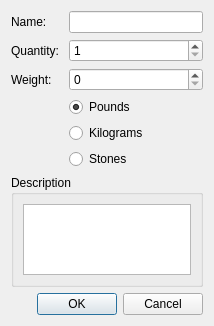
<?xml version="1.0" encoding="UTF-8"?>
<ui version="4.0">
 <class>Dialog</class>
 <widget class="QDialog" name="Dialog">
  <property name="geometry">
   <rect>
    <x>0</x>
    <y>0</y>
    <width>214</width>
    <height>326</height>
   </rect>
  </property>
  <property name="windowTitle">
   <string>Misc Item Entry</string>
  </property>
  <layout class="QGridLayout" name="gridLayout_2">
   <item row="0" column="0">
    <widget class="QLabel" name="label">
     <property name="text">
      <string>Name: </string>
     </property>
    </widget>
   </item>
   <item row="0" column="1">
    <widget class="QLineEdit" name="nameEdit"/>
   </item>
   <item row="1" column="0">
    <widget class="QLabel" name="label_2">
     <property name="text">
      <string>Quantity: </string>
     </property>
    </widget>
   </item>
   <item row="1" column="1">
    <widget class="QSpinBox" name="quantityBox">
     <property name="minimum">
      <number>1</number>
     </property>
     <property name="maximum">
      <number>999999999</number>
     </property>
    </widget>
   </item>
   <item row="2" column="0">
    <widget class="QLabel" name="label_3">
     <property name="text">
      <string>Weight: </string>
     </property>
    </widget>
   </item>
   <item row="2" column="1">
    <widget class="QSpinBox" name="weightBox">
     <property name="maximum">
      <number>999999999</number>
     </property>
    </widget>
   </item>
   <item row="3" column="1">
    <widget class="QRadioButton" name="poundButton">
     <property name="text">
      <string>Pounds</string>
     </property>
     <property name="checked">
      <bool>true</bool>
     </property>
    </widget>
   </item>
   <item row="4" column="1">
    <widget class="QRadioButton" name="kilogramButton">
     <property name="text">
      <string>Kilograms</string>
     </property>
    </widget>
   </item>
   <item row="5" column="1">
    <widget class="QRadioButton" name="stoneButton">
     <property name="text">
      <string>Stones</string>
     </property>
    </widget>
   </item>
   <item row="6" column="0" colspan="2">
    <widget class="QGroupBox" name="groupBox">
     <property name="title">
      <string>Description</string>
     </property>
     <layout class="QGridLayout" name="gridLayout">
      <item row="0" column="0">
       <widget class="QTextEdit" name="descriptionText"/>
      </item>
     </layout>
    </widget>
   </item>
   <item row="7" column="0" colspan="2">
    <widget class="QDialogButtonBox" name="buttonBox">
     <property name="orientation">
      <enum>Qt::Horizontal</enum>
     </property>
     <property name="standardButtons">
      <set>QDialogButtonBox::Cancel|QDialogButtonBox::Ok</set>
     </property>
    </widget>
   </item>
  </layout>
 </widget>
 <resources/>
 <connections>
  <connection>
   <sender>buttonBox</sender>
   <signal>accepted()</signal>
   <receiver>Dialog</receiver>
   <slot>accept()</slot>
   <hints>
    <hint type="sourcelabel">
     <x>248</x>
     <y>254</y>
    </hint>
    <hint type="destinationlabel">
     <x>157</x>
     <y>274</y>
    </hint>
   </hints>
  </connection>
  <connection>
   <sender>buttonBox</sender>
   <signal>rejected()</signal>
   <receiver>Dialog</receiver>
   <slot>reject()</slot>
   <hints>
    <hint type="sourcelabel">
     <x>316</x>
     <y>260</y>
    </hint>
    <hint type="destinationlabel">
     <x>286</x>
     <y>274</y>
    </hint>
   </hints>
  </connection>
 </connections>
</ui>
